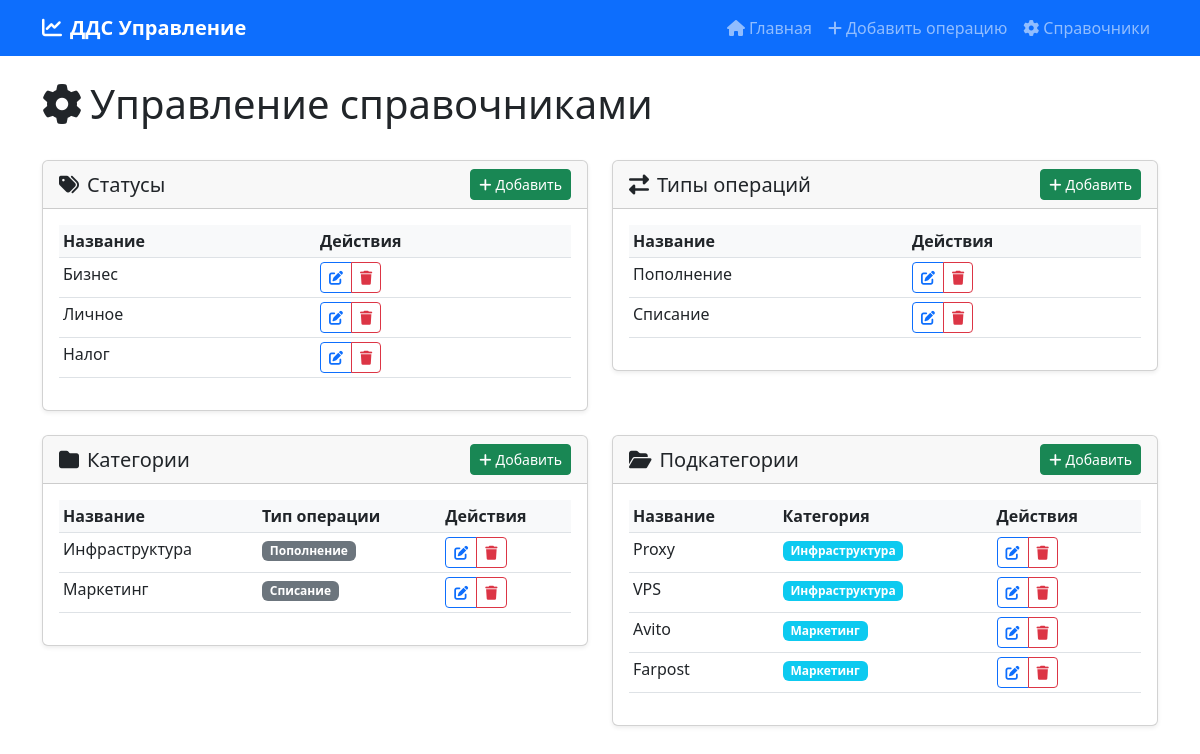
Page /references/ on the committed database.
### dds/models.py (models this page shows, shortened)
class Status(models.Model):
    name = models.CharField(max_length=100, unique=True, verbose_name="Название статуса")
    created_at = models.DateTimeField(auto_now_add=True)
    class Meta:
        verbose_name = "Статус"
        verbose_name_plural = "Статусы"
        ordering = ['name']

class TransactionType(models.Model):
    name = models.CharField(max_length=100, unique=True, verbose_name="Название типа")
    created_at = models.DateTimeField(auto_now_add=True)
    class Meta:
        verbose_name = "Тип операции"
        verbose_name_plural = "Типы операций"
        ordering = ['name']

class Category(models.Model):
    name = models.CharField(max_length=100, verbose_name="Название категории")
    transaction_type = models.ForeignKey(
        TransactionType,
        on_delete=models.CASCADE,
        related_name='categories',
        verbose_name="Тип операции"
    )
    created_at = models.DateTimeField(auto_now_add=True)
    class Meta:
        verbose_name = "Категория"
        verbose_name_plural = "Категории"
        ordering = ['transaction_type', 'name']
        unique_together = ['name', 'transaction_type']

class SubCategory(models.Model):
    name = models.CharField(max_length=100, verbose_name="Название подкатегории")
    category = models.ForeignKey(
        Category,
        on_delete=models.CASCADE,
        related_name='subcategories',
        verbose_name="Категория"
    )
    created_at = models.DateTimeField(auto_now_add=True)
    class Meta:
        verbose_name = "Подкатегория"
        verbose_name_plural = "Подкатегории"
        ordering = ['category', 'name']
        unique_together = ['name', 'category']

### dds/views.py (the view)
# urls.py: path('references/', views.references, name='references'),
def references(request):
    context = {
        'statuses': Status.objects.all(),
        'transaction_types': TransactionType.objects.all(),
        'categories': Category.objects.select_related('transaction_type').all(),
        'subcategories': SubCategory.objects.select_related('category').all(),
    }
    return render(request, 'dds/references.html', context)

### dds/templates/dds/references.html (shortened to what this page needs)
{% extends 'dds/base.html' %}
{% block content %}
<div class="d-flex justify-content-between align-items-center mb-4">
    <h1><i class="fas fa-cog me-2"></i>Управление справочниками</h1>
</div>
<div class="row">
    <div class="col-lg-6 mb-4">
        <div class="card">
            <div class="card-header d-flex justify-content-between align-items-center">
                <h5 class="mb-0"><i class="fas fa-tags me-2"></i>Статусы</h5>
                <a href="{% url 'dds:status_create' %}" class="btn btn-success btn-sm">
                    <i class="fas fa-plus me-1"></i>Добавить
                </a>
            </div>
            <div class="card-body">
                {% if statuses %}
                    <div class="table-responsive">
                        <table class="table table-sm">
                            <thead>
                                <tr>
                                    <th>Название</th>
                                    <th>Действия</th>
                                </tr>
                            </thead>
                            <tbody>
                                {% for status in statuses %}
                                <tr>
                                    <td>{{ status.name }}</td>
                                    <td>
                                        <div class="btn-group btn-group-sm">
                                            <a href="{% url 'dds:status_update' status.pk %}"
                                               class="btn btn-outline-primary" title="Редактировать">
                                                <i class="fas fa-edit"></i>
                                            </a>
                                            <a href="{% url 'dds:status_delete' status.pk %}"
                                               class="btn btn-outline-danger" title="Удалить">
                                                <i class="fas fa-trash"></i>
                                            </a>
                                        </div>
                                    </td>
                                </tr>
                                {% endfor %}
                            </tbody>
                        </table>
                    </div>
                {% else %}
                    <p class="text-muted text-center">Статусы не найдены</p>
                {% endif %}
            </div>
        </div>
    </div>
    <div class="col-lg-6 mb-4">
        <div class="card">
            <div class="card-header d-flex justify-content-between align-items-center">
                <h5 class="mb-0"><i class="fas fa-exchange-alt me-2"></i>Типы операций</h5>
                <a href="{% url 'dds:transaction_type_create' %}" class="btn btn-success btn-sm">
                    <i class="fas fa-plus me-1"></i>Добавить
                </a>
            </div>
            <div class="card-body">
                {% if transaction_types %}
                    <div class="table-responsive">
                        <table class="table table-sm">
                            <thead>
                                <tr>
                                    <th>Название</th>
                                    <th>Действия</th>
                                </tr>
                            </thead>
                            <tbody>
                                {% for type in transaction_types %}
                                <tr>
                                    <td>{{ type.name }}</td>
                                    <td>
                                        <div class="btn-group btn-group-sm">
                                            <a href="{% url 'dds:transaction_type_update' type.pk %}"
                                               class="btn btn-outline-primary" title="Редактировать">
                                                <i class="fas fa-edit"></i>
                                            </a>
                                            <a href="{% url 'dds:transaction_type_delete' type.pk %}"
                                               class="btn btn-outline-danger" title="Удалить">
                                                <i class="fas fa-trash"></i>
                                            </a>
                                        </div>
                                    </td>
                                </tr>
                                {% endfor %}
                            </tbody>
                        </table>
                    </div>
                {% else %}
                    <p class="text-muted text-center">Типы операций не найдены</p>
                {% endif %}
            </div>
        </div>
    </div>
</div>
<div class="row">
    <div class="col-lg-6 mb-4">
        <div class="card">
            <div class="card-header d-flex justify-content-between align-items-center">
                <h5 class="mb-0"><i class="fas fa-folder me-2"></i>Категории</h5>
                <a href="{% url 'dds:category_create' %}" class="btn btn-success btn-sm">
                    <i class="fas fa-plus me-1"></i>Добавить
                </a>
            </div>
            <div class="card-body">
                {% if categories %}
                    <div class="table-responsive">
                        <table class="table table-sm">
                            <thead>
                                <tr>
                                    <th>Название</th>
                                    <th>Тип операции</th>
                                    <th>Действия</th>
                                </tr>
                            </thead>
                            <tbody>
                                {% for category in categories %}
                                <tr>
                                    <td>{{ category.name }}</td>
                                    <td>
                                        <span class="badge bg-secondary">{{ category.transaction_type.name }}</span>
                                    </td>
                                    <td>
                                        <div class="btn-group btn-group-sm">
                                            <a href="{% url 'dds:category_update' category.pk %}"
                                               class="btn btn-outline-primary" title="Редактировать">
                                                <i class="fas fa-edit"></i>
                                            </a>
                                            <a href="{% url 'dds:category_delete' category.pk %}"
                                               class="btn btn-outline-danger" title="Удалить">
                                                <i class="fas fa-trash"></i>
                                            </a>
                                        </div>
                                    </td>
                                </tr>
                                {% endfor %}
                            </tbody>
                        </table>
                    </div>
                {% else %}
                    <p class="text-muted text-center">Категории не найдены</p>
                {% endif %}
            </div>
        </div>
    </div>
    <div class="col-lg-6 mb-4">
        <div class="card">
            <div class="card-header d-flex justify-content-between align-items-center">
                <h5 class="mb-0"><i class="fas fa-folder-open me-2"></i>Подкатегории</h5>
                <a href="{% url 'dds:subcategory_create' %}" class="btn btn-success btn-sm">
                    <i class="fas fa-plus me-1"></i>Добавить
                </a>
            </div>
            <div class="card-body">
                {% if subcategories %}
                    <div class="table-responsive">
                        <table class="table table-sm">
                            <thead>
                                <tr>
                                    <th>Название</th>
                                    <th>Категория</th>
                                    <th>Действия</th>
                                </tr>
                            </thead>
                            <tbody>
                                {% for subcategory in subcategories %}
                                <tr>
                                    <td>{{ subcategory.name }}</td>
                                    <td>
                                        <span class="badge bg-info">{{ subcategory.category.name }}</span>
                                    </td>
                                    <td>
                                        <div class="btn-group btn-group-sm">
                                            <a href="{% url 'dds:subcategory_update' subcategory.pk %}"
                                               class="btn btn-outline-primary" title="Редактировать">
                                                <i class="fas fa-edit"></i>
                                            </a>
                                            <a href="{% url 'dds:subcategory_delete' subcategory.pk %}"
                                               class="btn btn-outline-danger" title="Удалить">
                                                <i class="fas fa-trash"></i>
                                            </a>
                                        </div>
                                    </td>
                                </tr>
                                {% endfor %}
                            </tbody>
                        </table>
                    </div>
                {% else %}
                    <p class="text-muted text-center">Подкатегории не найдены</p>
                {% endif %}
            </div>
        </div>
    </div>
</div>
{% endblock %}

### dds/templates/dds/base.html (shortened to what this page needs)
<!DOCTYPE html>
<html lang="ru">
<head>
    <link href="https://cdnjs.cloudflare.com/ajax/libs/bootstrap/5.3.0/css/bootstrap.min.css" rel="stylesheet">
    <link href="https://cdnjs.cloudflare.com/ajax/libs/font-awesome/6.4.0/css/all.min.css" rel="stylesheet">
</head>
<body>
    <nav class="navbar navbar-expand-lg navbar-dark bg-primary">
        <div class="container">
            <a class="navbar-brand" href="{% url 'dds:index' %}">
                <i class="fas fa-chart-line me-2"></i>ДДС Управление
            </a>
            <div class="navbar-nav ms-auto">
                <a class="nav-link" href="{% url 'dds:index' %}">
                    <i class="fas fa-home me-1"></i>Главная
                </a>
                <a class="nav-link" href="{% url 'dds:transaction_create' %}">
                    <i class="fas fa-plus me-1"></i>Добавить операцию
                </a>
                <a class="nav-link" href="{% url 'dds:references' %}">
                    <i class="fas fa-cog me-1"></i>Справочники
                </a>
            </div>
        </div>
    </nav>
    <div class="container mt-4">
        {% block content %}{% endblock %}
    </div>
</body>
</html>

### dds/templates/dds/base.html (style rules this page uses)
.navbar-brand { font-weight: bold; }
.card { box-shadow: 0 0.125rem 0.25rem rgba(0, 0, 0, 0.075); }
.table th { background-color: #f8f9fa; }

### rows in the picture
Status: name "Бизнес"
Status: name "Личное"
Status: name "Налог"
TransactionType: name "Пополнение"
TransactionType: name "Списание"
Category: name "Инфраструктура", transaction_type.name "Пополнение"
Category: name "Маркетинг", transaction_type.name "Списание"
SubCategory: name "Proxy", category.name "Инфраструктура"
SubCategory: name "VPS", category.name "Инфраструктура"
SubCategory: name "Avito", category.name "Маркетинг"
SubCategory: name "Farpost", category.name "Маркетинг"
